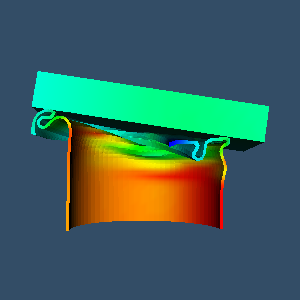

This figure's Python source:
#!/usr/bin/env python

# Visualize the Exodus can.ex2 dataset used by vtkSynchronizeTimeFilter,
# showing the mesh at the first time step with element block coloring.

import os

# Factory overrides
import vtkmodules.vtkInteractionStyle  # noqa: F401
import vtkmodules.vtkRenderingOpenGL2  # noqa: F401

from vtkmodules.vtkFiltersCore import vtkArrayCalculator
from vtkmodules.vtkFiltersGeometry import vtkCompositeDataGeometryFilter
from vtkmodules.vtkIOExodus import vtkExodusIIReader
from vtkmodules.vtkRenderingCore import (
    vtkActor,
    vtkPolyDataMapper,
    vtkRenderWindow,
    vtkRenderWindowInteractor,
    vtkRenderer,
)

# Data directory
data_dir = os.environ.get("VPE_DATA_DIR", os.path.dirname(os.path.abspath(__file__)))

# Read the Exodus dataset
reader = vtkExodusIIReader()
reader.SetFileName(os.path.join(data_dir, "can.ex2"))
reader.UpdateInformation()
reader.SetAllArrayStatus(vtkExodusIIReader.NODAL, 1)
reader.UpdateTimeStep(0.00199999)

# Extract surface geometry from composite dataset
geom = vtkCompositeDataGeometryFilter()
geom.SetInputConnection(reader.GetOutputPort())

# Compute velocity magnitude
calc = vtkArrayCalculator()
calc.SetInputConnection(geom.GetOutputPort())
calc.AddVectorArrayName("VEL")
calc.SetFunction("mag(VEL)")
calc.SetResultArrayName("VEL_MAG")
calc.Update()

mapper = vtkPolyDataMapper()
mapper.SetInputConnection(calc.GetOutputPort())
mapper.ScalarVisibilityOn()
mapper.SetScalarModeToUsePointFieldData()
mapper.SelectColorArray("VEL_MAG")
sr = calc.GetOutput().GetPointData().GetArray("VEL_MAG").GetRange()
mapper.SetScalarRange(sr)

actor = vtkActor()
actor.SetMapper(mapper)

# Renderer
renderer = vtkRenderer()
renderer.AddActor(actor)
renderer.SetBackground(0.2, 0.3, 0.4)

# Window
render_window = vtkRenderWindow()
render_window.AddRenderer(renderer)
render_window.SetSize(300, 300)
render_window.SetWindowName("synchronize time")

# Interactor
interactor = vtkRenderWindowInteractor()
interactor.SetRenderWindow(render_window)

# Scene
renderer.GetActiveCamera().SetPosition(0, -40, -5)
renderer.GetActiveCamera().SetFocalPoint(0, 4, -5)
renderer.GetActiveCamera().SetViewUp(0, 0, 1)
renderer.ResetCamera()

interactor.Initialize()
interactor.Start()
